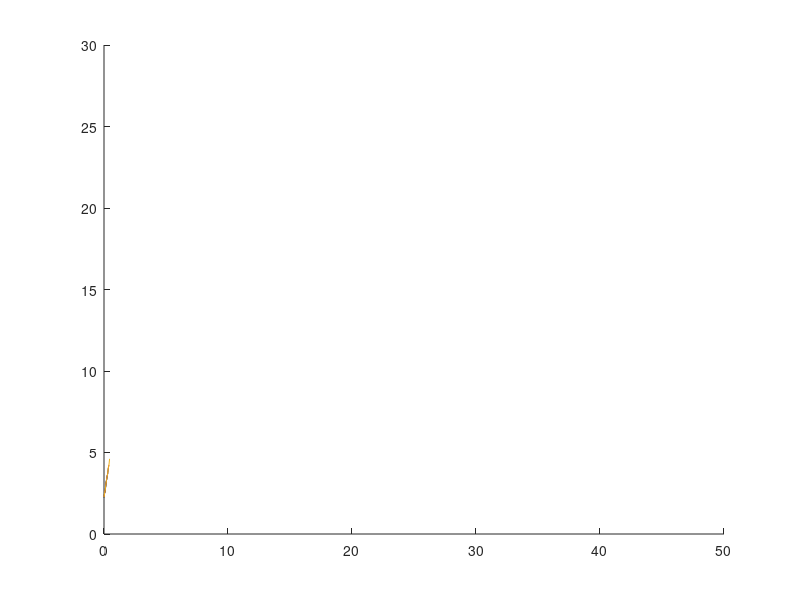

Write the MATLAB code that produced this figure. (Note: this script raises an error after producing the figure.)

%Simulating Malthusian growth with upper limit and consumption booms
%Aryaman Majumdar

%Call population N and log of population Y

N_init = 10;    %Initial population
N_upper = 100000; %Upper limit given the current income per capita. As of now, this is exogenous
Y_init = log(N_init);
Y_upper = log(N_upper);
r0 = 4; %Exponential growth rate
k = (Y_upper/Y_init)*(1/(Y_upper - Y_init))*r0;  %Constant needed in logarithmic function

t = 0:0.05:100;  %time
time_of_last_event = 0; %most recent time at which consumption per capita
                        %experienced an increase
time_since_event = 0;

n = numel(t);

test=0;

%Plot
figure
hold on
for i = 1:n

    time_since_event = t(i) - time_of_last_event;
    
    %The ln() of the population. The slope of this is the exponential growth rate r
    Y(i) = Y_upper/(1+(Y_upper/Y_init - 1)*exp(-k*time_since_event));
   
    Y(i) = normrnd(Y(i), 0.02*Y(i));
    if(test==1)
        disp("Y next");
        disp(Y(i));
    end
    %Some low chance of per capita increase because of more inputs or better production. 
    % Results in increase in growth rate r, which we encode in the variable
    % k
    X = rand;
    if(rand<0.001)
        time_of_last_event = t(i);
        Y_init = Y(i);
        Y_upper = Y_upper*1.6
        k = (Y_upper/Y_init)*(1/(Y_upper - Y_init))*r;
        disp("Y_initial");
        disp(Y_init);
        disp("Y");
        disp(Y(i));
        
        test=1;
    else
        test=0;
    end
    
    
    
    plot(t(1:i),Y(1:i))
    xlim([0 50])
    ylim([0 30])
    pause(0.0005)
    

end
